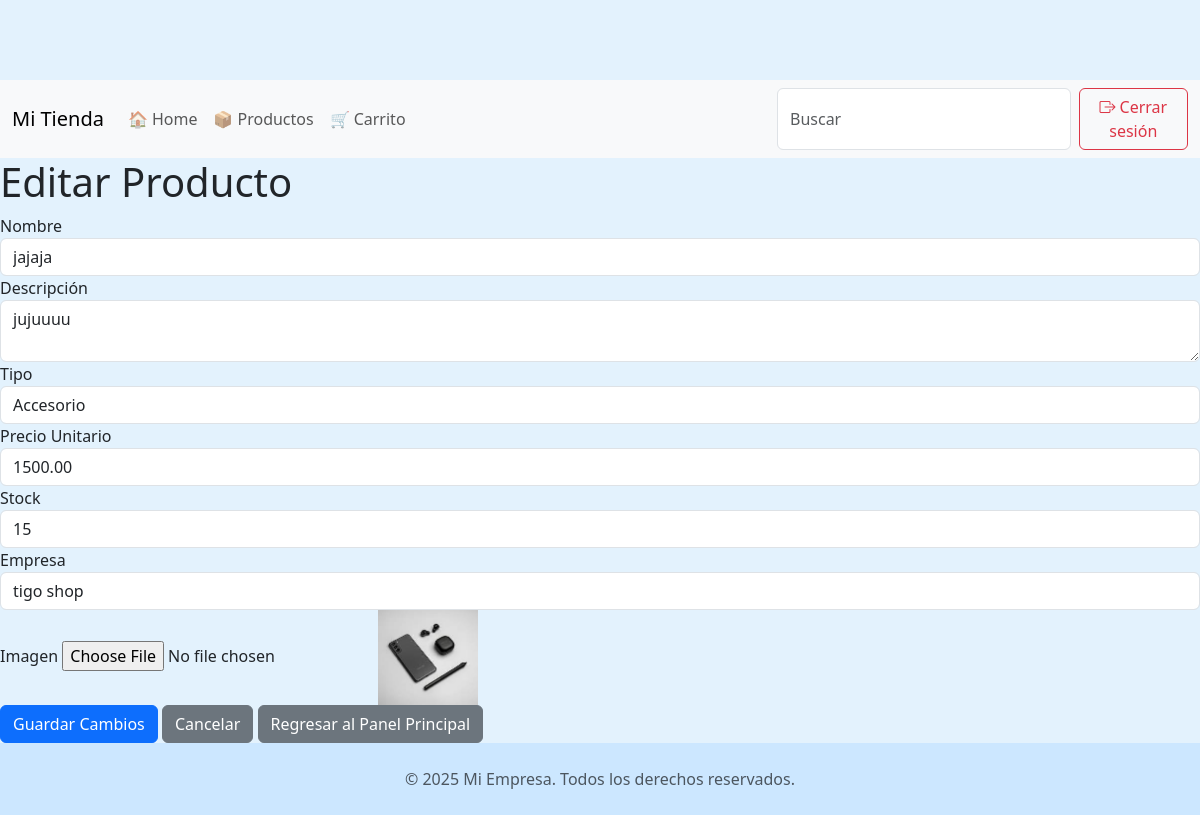
/productos/editar/11 (signed in), run on an earlier commit of the app's database.
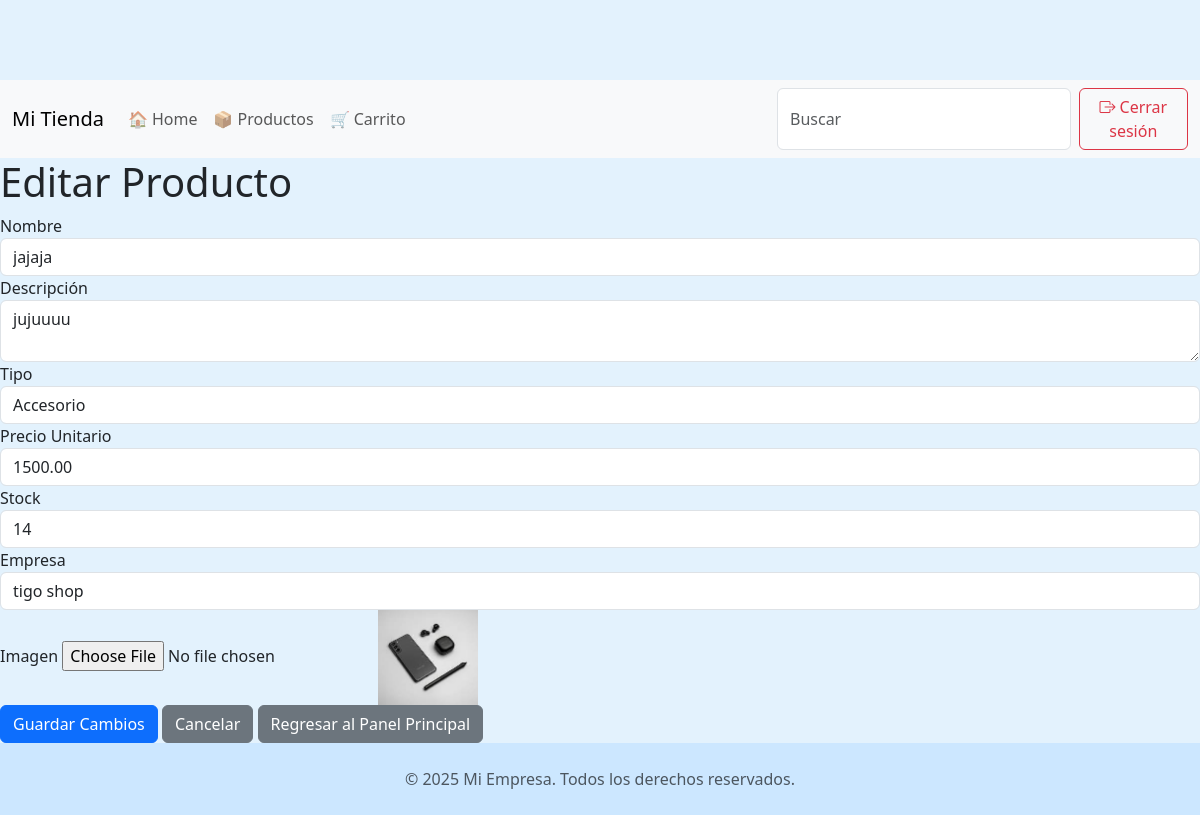
And on a later commit of the database.
### app/models/users.py (models this page shows)
class Producto(db.Model):
    _tablename_ = 'producto'
    idproducto = db.Column(db.Integer, primary_key=True)
    nombre = db.Column(db.String(100))
    descripcion = db.Column(db.Text)
    tipo = db.Column(db.Enum('repuesto', 'accesorio'))
    precio_unitario = db.Column(db.Numeric(10, 2))
    stock = db.Column(db.Integer)
    imagen = db.Column(db.String(200))
    empresa_idempresa = db.Column(db.Integer, db.ForeignKey('empresa.idempresa'))

class Empresa(db.Model, UserMixin):
    __tablename__ = 'empresa'
    idempresa = db.Column(db.Integer, primary_key=True)
    razon_social = db.Column(db.String(100))
    telefono = db.Column(db.String(45))
    correo = db.Column(db.String(100))
    direccion = db.Column(db.String(100))

### app/routes/productos.py (the view, shortened to what this page needs)
@bp.route('/editar/<int:id>', methods=['GET', 'POST'])
@login_required
def editar(id):
    if current_user.rol != 'admin':
        flash('No tienes permiso para editar productos.', 'danger')
        return redirect(url_for('producto.listar_productos'))
    producto = Producto.query.get_or_404(id)
    empresas = Empresa.query.all()
    if not empresas:
        flash('No hay empresas registradas. Crea una empresa primero.', 'danger')
        return redirect(url_for('empresa.crear'))
    return render_template('producto_editar.html', producto=producto, empresas=empresas)

### app/models/users.py (called while the page is built)
    @property
    def is_authenticated(self):
        return True

### app/templates/producto_editar.html (shortened to what this page needs)
{% extends "plantilla.html" %}
{% block content %}
    <h1>Editar Producto</h1>
    <form method="POST" enctype="multipart/form-data">
        <div class="form-group">
            <label for="nombre">Nombre</label>
            <input type="text" class="form-control" id="nombre" name="nombre" value="{{ producto.nombre }}" required>
        </div>
        <div class="form-group">
            <label for="descripcion">Descripción</label>
            <textarea class="form-control" id="descripcion" name="descripcion" required>{{ producto.descripcion }}</textarea>
        </div>
        <div class="form-group">
            <label for="tipo">Tipo</label>
            <select class="form-control" id="tipo" name="tipo" required>
                <option value="accesorio" {% if producto.tipo == 'accesorio' %}selected{% endif %}>Accesorio</option>
            </select>
        </div>
        <div class="form-group">
            <label for="precio_unitario">Precio Unitario</label>
            <input type="number" step="0.01" class="form-control" id="precio_unitario" name="precio_unitario" value="{{ producto.precio_unitario }}" required>
        </div>
        <div class="form-group">
            <label for="stock">Stock</label>
            <input type="number" class="form-control" id="stock" name="stock" value="{{ producto.stock }}" required>
        </div>
        <div class="form-group">
            <label for="empresa_idempresa">Empresa</label>
            <select class="form-control" id="empresa_idempresa" name="empresa_idempresa" required>
                {% for empresa in empresas %}
                    <option value="{{ empresa.idempresa }}" {% if empresa.idempresa == producto.empresa_idempresa %}selected{% endif %}>{{ empresa.razon_social }}</option>
                {% endfor %}
            </select>
        </div>
        <div class="form-group">
            <label for="imagen">Imagen</label>
            <input type="file" class="form-control-file" id="imagen" name="imagen" accept="image/*">
            {% if producto.imagen %}
                <img src="{{ url_for('static', filename=producto.imagen) }}" alt="Imagen de {{ producto.nombre }}" style="max-width: 100px; max-height: 100px;" onerror="this.src='{{ url_for('static', filename='images/placeholder.jpg') }}';">
            {% else %}
                <span>No disponible</span>
            {% endif %}
        </div>
        <button type="submit" class="btn btn-primary">Guardar Cambios</button>
        <a href="{{ url_for('producto.listar') }}" class="btn btn-secondary">Cancelar</a>
        <a href="{{ url_for('auth.dashboard') }}" class="btn btn-secondary">Regresar al Panel Principal</a>
    </form>
{% endblock %}

What changed in the data, as far as the page shows it:
changed Producto "jajaja": stock "15" → "14"
